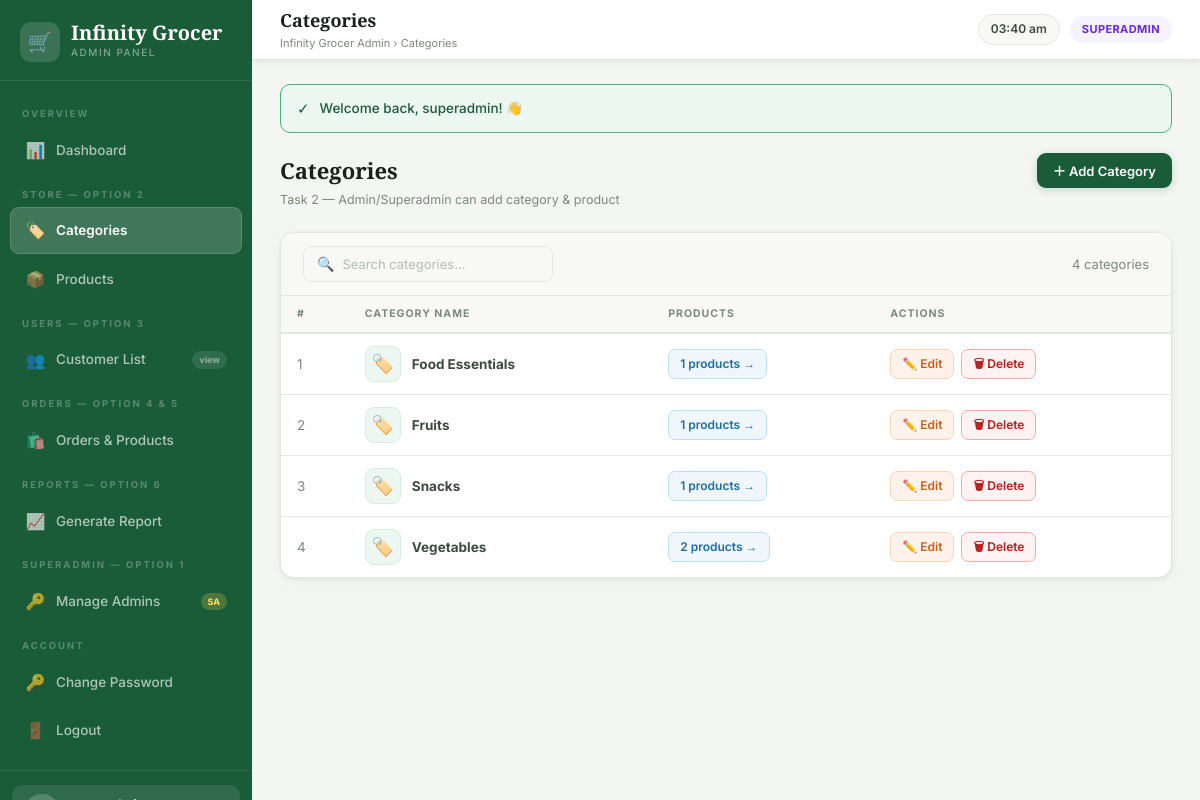
/admin/pages/categories.php (signed in), run on an earlier commit of the app's database.
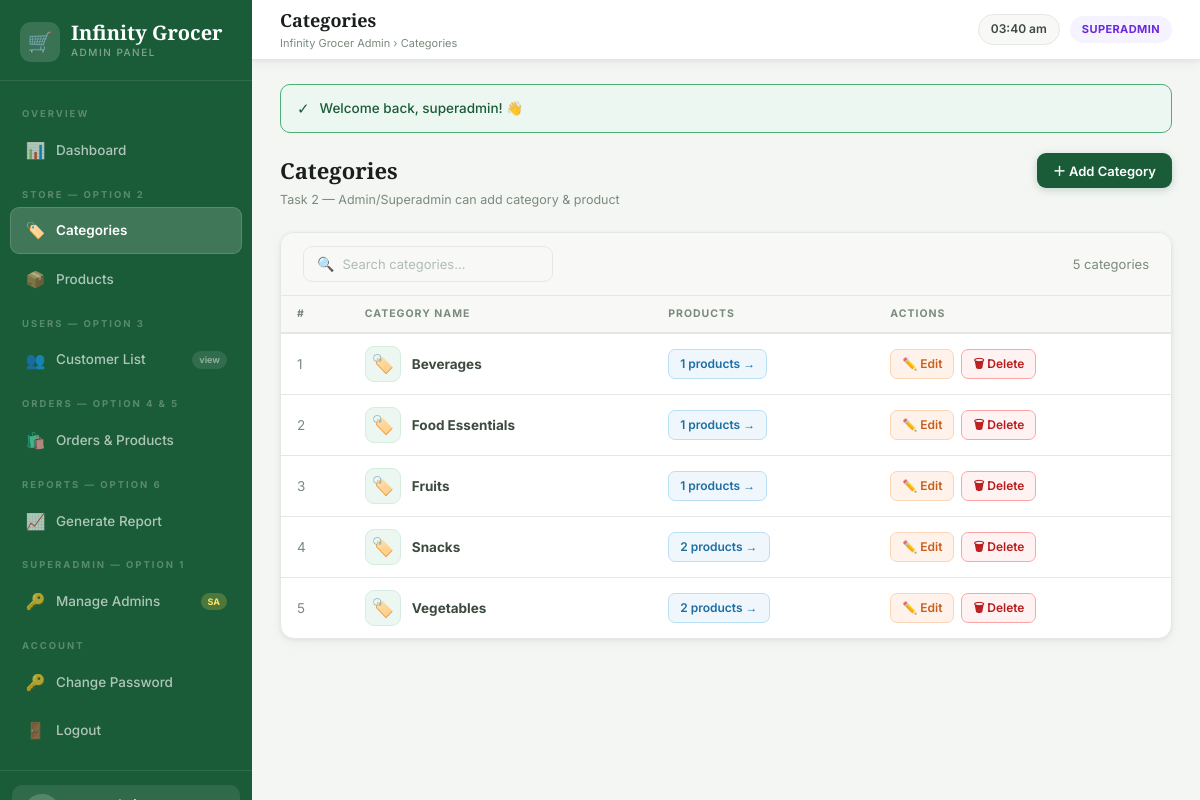
And on a later commit of the database.
### tables this page shows
CREATE TABLE IF NOT EXISTS categories (
    category_id INT PRIMARY KEY AUTO_INCREMENT,
    category_name VARCHAR(255) NOT NULL UNIQUE
);

### admin/pages/categories.php (the view, shortened to what this page needs)
<?php
require_once '../includes/auth.php';
requireLogin();$db=getDB();$page_title='Categories';
$s=sanitize($_GET['search']??'');$w=$s?"WHERE c.category_name LIKE '%$s%'":'';
$rows=[];$r=$db->query("SELECT c.*,COUNT(p.product_id) pc FROM categories c LEFT JOIN products p ON p.active = 1 AND c.category_id=p.category_id $w GROUP BY c.category_id ORDER BY c.category_name");
while($x=$r->fetch_assoc())$rows[]=$x;
require_once '../includes/header.php';
?>
<div class="page-head">
  <div><h2>Categories</h2><p>Task 2 — Admin/Superadmin can add category &amp; product</p></div>
  <button class="btn btn-primary" onclick="openModal('addM')">＋ Add Category</button>
</div>
<div class="card">
  <div class="filters-row">
    <form method="GET" style="display:flex;gap:10px;align-items:center">
      <div class="search-bar"><span class="si">🔍</span><input type="text" name="search" placeholder="Search categories..." value="<?= $s ?>"></div>
    </form>
    <span style="margin-left:auto;font-size:13px;color:var(--text3)"><?= count($rows) ?> categories</span>
  </div>
  <div class="tbl-wrap"><table>
    <thead><tr><th>#</th><th>Category Name</th><th>Products</th><th>Actions</th></tr></thead>
    <tbody>
    <?php if(empty($rows)):?><tr><td colspan="4"><div class="empty-state"><div class="ei">🏷️</div><p>No categories yet</p></div></td></tr>
    <?php else:$i=1;foreach($rows as $c):?>
    <tr>
      <td style="color:var(--text3)"><?=$i++?></td>
      <td><div style="display:flex;align-items:center;gap:11px">
        <div style="width:36px;height:36px;background:var(--green-bg);border:1px solid var(--green-lt);border-radius:9px;display:flex;align-items:center;justify-content:center;font-size:18px">🏷️</div>
        <strong><?= sanitize($c['category_name'])?></strong>
      </div></td>
      <td><a href="products.php?category=<?=$c['category_id']?>" class="btn btn-blue btn-sm"><?=$c['pc']?> products →</a></td>
      <td><div style="display:flex;gap:7px">
        <button class="btn btn-orange btn-sm" onclick="editCat(<?=$c['category_id']?>,'<?= addslashes(sanitize($c['category_name']))?>')">✏️ Edit</button>
        <a href="categories.php?delete=<?=$c['category_id']?>" class="btn btn-danger btn-sm" onclick="return confirm('Delete?')">🗑 Delete</a>
      </div></td>
    </tr>
    <?php endforeach;endif;?>
    </tbody>
  </table></div>
</div>
<?php require_once '../includes/footer.php'; ?>

What changed in the data, as far as the page shows it:
added categories: category_name "Beverages", pc "1"
computed for categories "Snacks": pc "1" → "2"
Also different on the page:
count($rows): "4" → "5"
